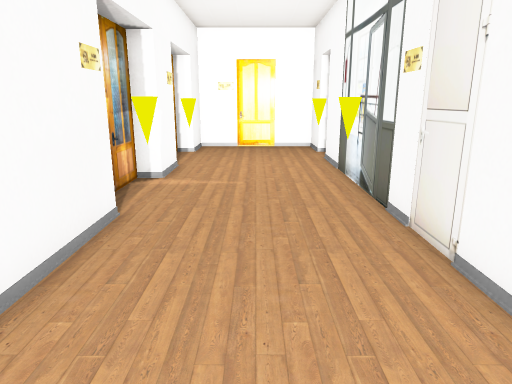
view 1 (above)

12 first-person views from a walk through a level from a Godot 3-D game. The camera is 1.2 m above the floor, tilts 14° down and sees 70° across. The floor is counted in squares, 0.5 m on a side. Each view is taken from the middle of a square. On the plan, view 1 faces up. The plan holds only what a view shows up to about 20 squares ahead; the rest is blank. The place goes on beyond the plan.

view 2
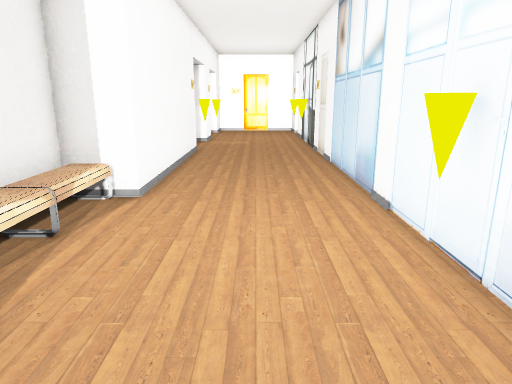

view 3
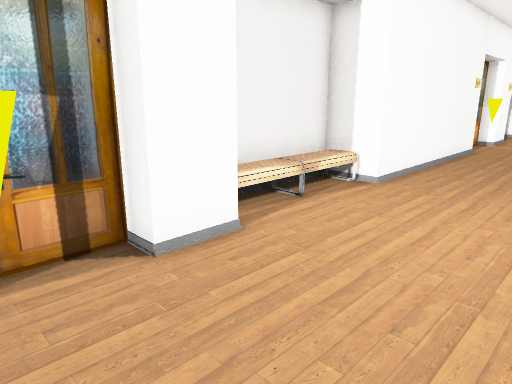

view 4
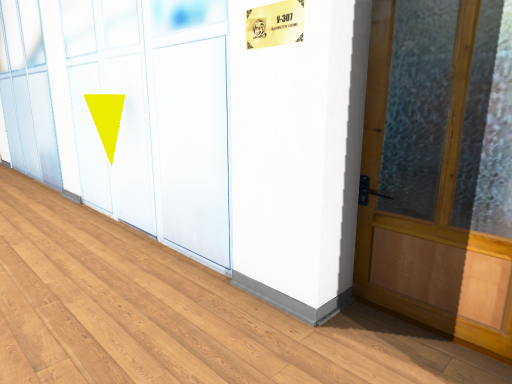

view 5
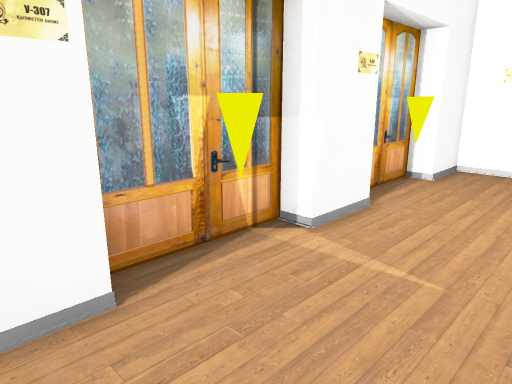

view 6
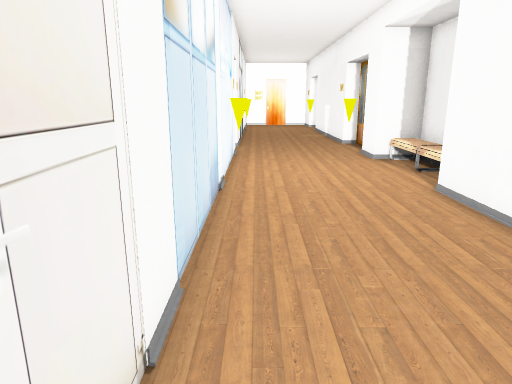

view 7
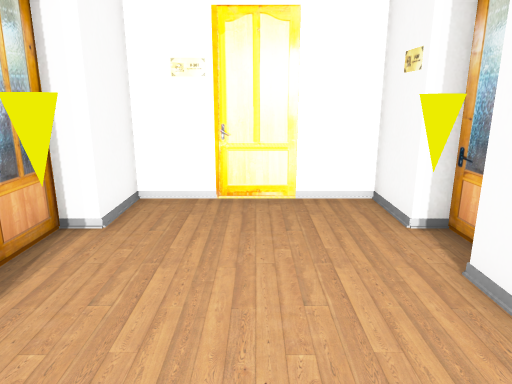

view 8
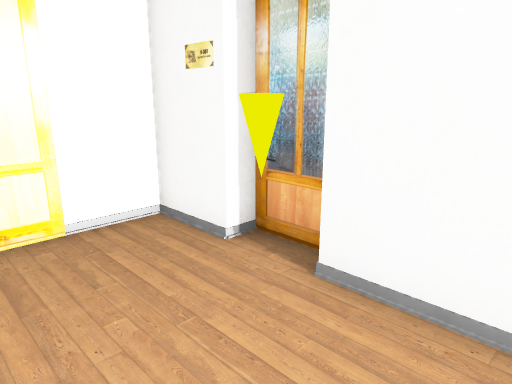

view 9
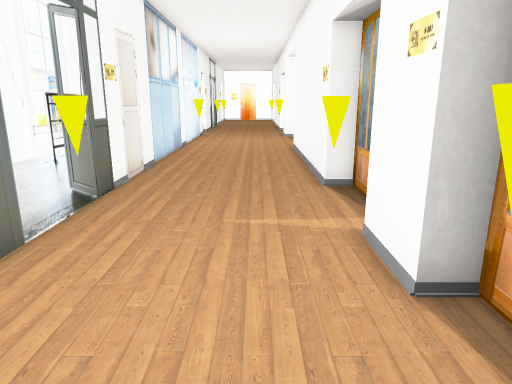

view 10
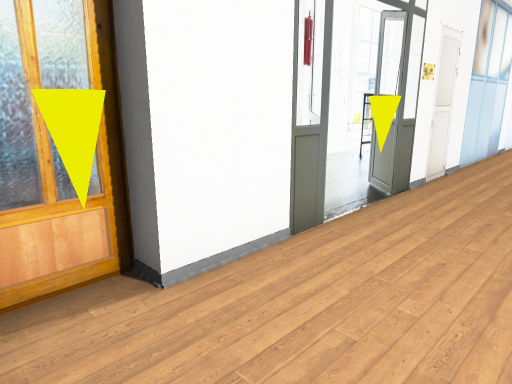

view 11
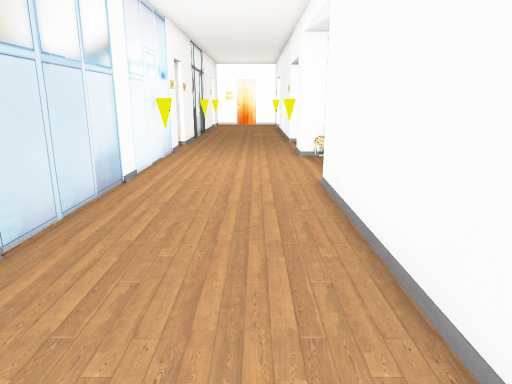

view 12
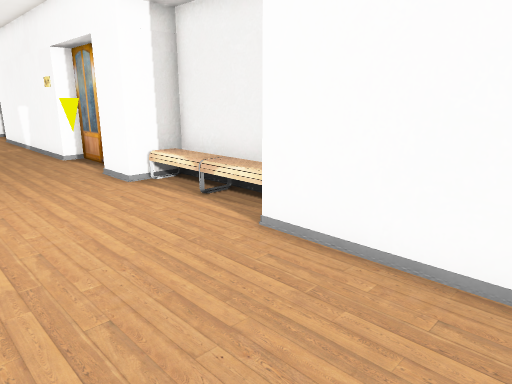

### Floor plan
Points are (right, up) in squares from view 1. A wall is a line through its corners. A room is listed if a view was taken in it or the views show most of it. See-through windows are left out.
Room 1 (views 1, 2, 3, 4, 5, 6, 7, 8, 9, 10, 11, 12)
walls: (3, 11.4) (3, 15.8) (3.7, 15.8) (3.7, 17.8) (3, 17.8) (3, 20) (-3, 20) (-3, 17.8) (-3.8, 17.8) (-3.8, 13.8) (-3, 13.8) (-3, 11.5) (-3.8, 11.5) (-3.8, 7.6) (-3, 7.6) (-3, -1.8) (-4.9, -1.8) (-4.9, -7.5) (-3, -7.5) (-3, -9.3) (-3.8, -9.3) (-3.8, -12.5); (3.7, -11.6) (3.7, -9.9) (3, -9.9) (3, 10.6)
objects: other object (-3, -12) to (-3, -11); other object (-3, 9) to (-3, 10); other object (-3, 15) to (-3, 16); other object (2, -6) to (3, -6); other object (2, 11) to (3, 11)

Where each view was taken, in squares from view 1:
view 1: 0 up, 0 right, facing up
view 2: 11 down, 0 right, facing up
view 3: 12 down, 2 right, facing up-left
view 4: 12 down, 0 right, facing up-right
view 5: 6 up, 1 right, facing up-left
view 6: 8 up, 2 right, facing down
view 7: 11 up, 0 right, facing up
view 8: 13 up, 1 left, facing up-right
view 9: 18 up, 1 left, facing down
view 10: 18 up, 1 left, facing down-right
view 11: 9 up, 1 left, facing down
view 12: 3 up, 2 right, facing down-left
